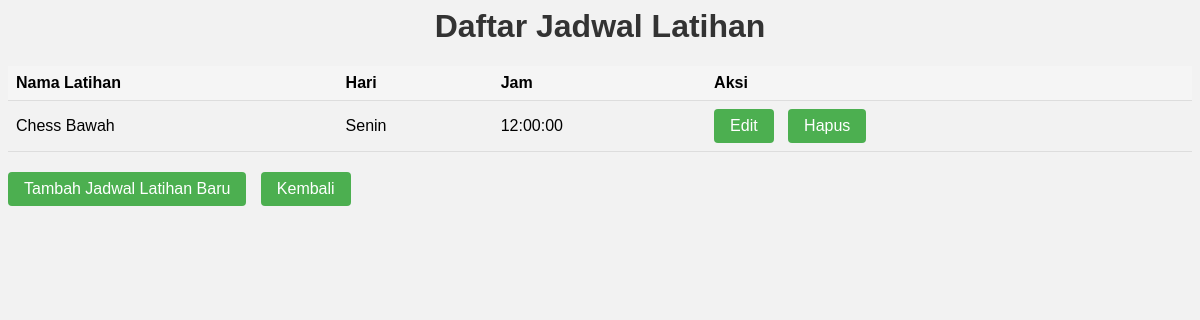
Page /views/jadwal_latihan on the committed database.
### tables this page shows
CREATE TABLE `jadwal_latihan` (
  `id_jadwal` int(11) NOT NULL,
  `id_latihan` int(11) NOT NULL,
  `hari` enum('Senin','Selasa','Rabu','Kamis','Jumat') NOT NULL,
  `jam` time NOT NULL
);

CREATE TABLE `latihan` (
  `id_latihan` int(11) NOT NULL,
  `nama` varchar(50) NOT NULL,
  `deskripsi` text NOT NULL,
  `nama_alat` varchar(100) NOT NULL
);

### models/Jadwal_Latihan.php (called while the page is built, shortened)
<?php
class Jadwal_Latihan {
    private $conn;
    public function __construct($conn) {
        $this->conn = $conn;
    }
    public function getAllJadwalLatihan() {
        $sql = "SELECT * FROM Jadwal_Latihan jl JOIN latihan l ON jl.id_latihan = l.id_latihan";
        $result = $this->conn->query($sql);
        $jadwal_latihan = [];
        if ($result->num_rows > 0) {
            while ($row = $result->fetch_assoc()) {
                $jadwal_latihan[] = $row;
            }
        }
        return $jadwal_latihan;
    }
}

### views/jadwal_latihan/index.php (the view, shortened to what this page needs)
<?php
require_once "./../../koneksi.php";
require_once "./../../models/Jadwal_Latihan.php";
$jadwal_latihan = new Jadwal_Latihan($conn);
$jadwalLatihanList = $jadwal_latihan->getAllJadwalLatihan();
?>
<!DOCTYPE html>
<html>
<head>
</head>
<body>
    <h1>Daftar Jadwal Latihan</h1>
    <table>
        <tr>
            <th>Nama Latihan</th>
            <th>Hari</th>
            <th>Jam</th>
            <th>Aksi</th>
        </tr>
        <?php foreach ($jadwalLatihanList as $jadwalLatihan) { ?>
            <tr>
                <td><?php echo $jadwalLatihan['nama']; ?></td>
                <td><?php echo $jadwalLatihan['hari']; ?></td>
                <td><?php echo $jadwalLatihan['jam']; ?></td>
                <td>
                    <a href="edit.php?id=<?php echo $jadwalLatihan['id_jadwal']; ?>">Edit</a>
                    <a href="delete.php?id=<?php echo $jadwalLatihan['id_jadwal']; ?>" class="delete-link" onclick="return confirmDelete()">Hapus</a>
                </td>
            </tr>
        <?php } ?>
    </table>
    <a href="create.php" style="background-color: #4CAF50;">Tambah Jadwal Latihan Baru</a>
    <a href="./../../index.php" style="background-color: #4CAF50;">Kembali</a>
</body>
</html>

### views/jadwal_latihan/index.php (style rules this page uses)
body { font-family: Arial, sans-serif; background-color: #f2f2f2; background-image: url('./../../img/whitegym.jpg'); background-repeat: no-repeat; background-size: cover; }
h1 { color: #333; text-align: center; }
table { width: 100%; border-collapse: collapse; margin-bottom: 20px; }
th, td { padding: 8px; text-align: left; border-bottom: 1px solid #ddd; }
th { background-color: #f5f5f5; }
a { display: inline-block; background-color: #4CAF50; color: white; padding: 8px 16px; text-decoration: none; border-radius: 4px; margin-right: 10px; }

### rows in the picture
jadwal_latihan: id_latihan.nama "Chess Bawah", hari "Senin", jam "12:00:00"
